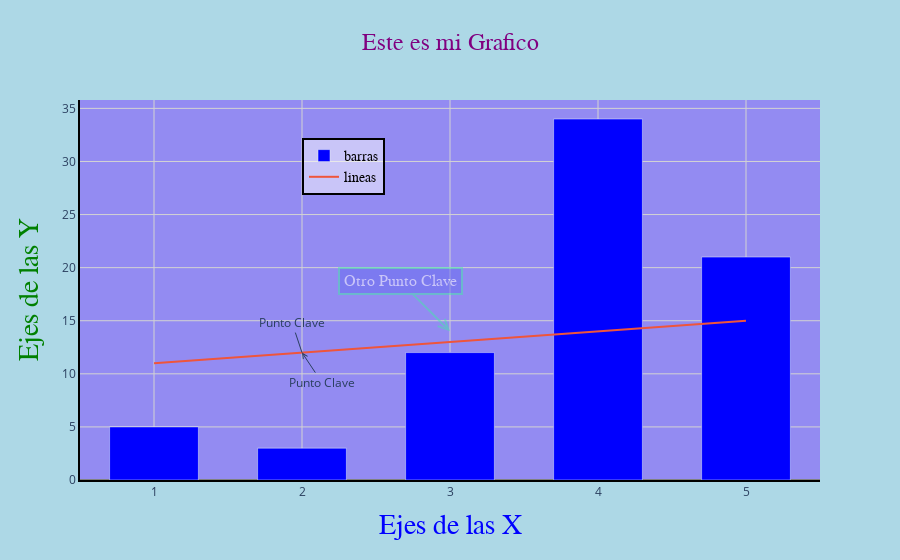

Notebook source saved alongside this figure:
### Code cell
fig.add_annotation( x=3, y=14, text='Otro Punto Clave', showarrow=True, arrowhead=5, ax=-50, ay=-50, 
                  font=dict( family='Courier New, monospace', size=16, color='#ffffff' ),
                  align='center', arrowcolor='#45e6aa', arrowsize=1, arrowwidth=2, bordercolor='#45e6aa', borderwidth=2, borderpad=4,
                  bgcolor='#666aef', opacity=0.5)

### Figure 1 — Plotly figure (JSON) as saved in the notebook; plotly's stock layout.template omitted (floating-point values rounded to 4 significant figures)
{"data": [{"marker": {"color": "blue"}, "name": "barras", "type": "bar", "x": [1, 2, 3, 4, 5], "y": [5, 3, 12, 34, 21]}, {"mode": "lines", "name": "lineas", "type": "scatter", "x": [1, 2, 3, 4, 5], "y": [11, 12, 13, 14, 15]}], "layout": {"annotations": [{"text": "Punto Clave", "x": 2, "y": 12}, {"arrowhead": 5, "ax": 20, "ay": 30, "showarrow": true, "text": "Punto Clave", "x": 2, "y": 12}, {"align": "center", "arrowcolor": "#45e6aa", "arrowhead": 5, "arrowsize": 1, "arrowwidth": 2, "ax": -50, "ay": -50, "bgcolor": "#666aef", "bordercolor": "#45e6aa", "borderpad": 4, "borderwidth": 2, "font": {"color": "#ffffff", "family": "Courier New, monospace", "size": 16}, "opacity": 0.5, "showarrow": true, "text": "Otro Punto Clave", "x": 3, "y": 14}], "bargap": 0.4, "legend": {"bgcolor": "rgba(255,255,255,0.5)", "bordercolor": "black", "borderwidth": 2, "font": {"color": "black", "family": "Arial", "size": 14}, "x": 0.3, "y": 0.9}, "paper_bgcolor": "lightblue", "plot_bgcolor": "rgba(123,65,789,0.5)", "title": {"font": {"color": "purple", "family": "Courier New", "size": 24}, "text": "Este es mi Grafico", "x": 0.5, "xanchor": "center"}, "xaxis": {"gridcolor": "lightgray", "linecolor": "black", "linewidth": 2, "showgrid": true, "showline": true, "title": {"font": {"color": "blue", "family": "Courier New", "size": 28}, "text": "Ejes de las X"}, "zeroline": true, "zerolinecolor": "gray"}, "yaxis": {"gridcolor": "lightgray", "linecolor": "black", "linewidth": 2, "showgrid": true, "showline": true, "title": {"font": {"color": "green", "family": "Courier New", "size": 28}, "text": "Ejes de las Y"}, "zeroline": true, "zerolinecolor": "gray"}}}
